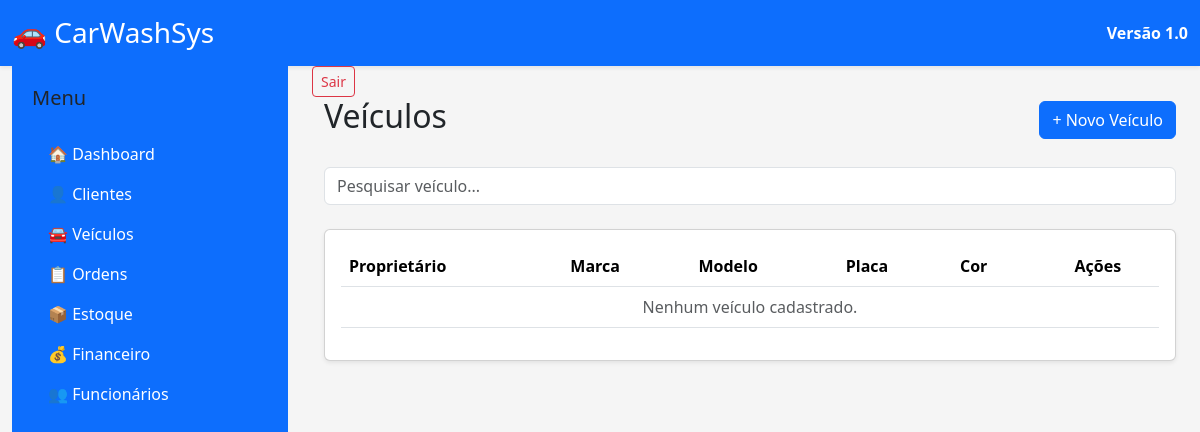
The app's page /veiculos/, older data.
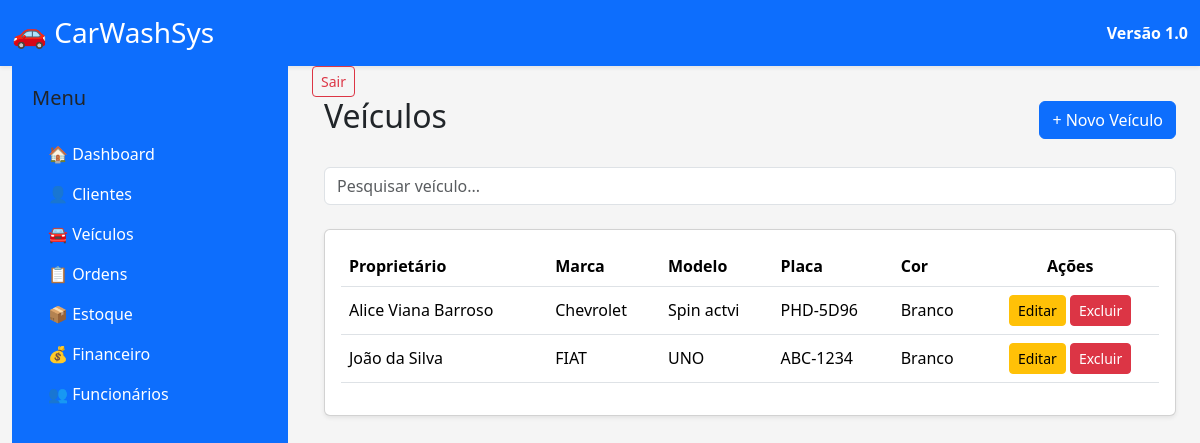
The same page, newer data.
### apps/veiculos/models.py (models this page shows, shortened)
class Veiculo(models.Model):
    cliente = models.ForeignKey(
        Cliente,
        on_delete=models.CASCADE,
        related_name="veiculos",
        verbose_name="Proprietário"
    )
    placa = models.CharField(
        max_length=10,
        unique=True,
    )
    marca = models.CharField(
        max_length=50,
    )
    modelo = models.CharField(
        max_length=50,
    )
    cor = models.CharField(
        max_length=30,
    )
    ano = models.PositiveIntegerField()
    observacoes = models.TextField(
        blank=True,
    )
    ativo = models.BooleanField(
        default=True,
    )

### apps/clientes/models.py (models this page shows, shortened)
class Cliente(models.Model):
    nome = models.CharField(
        max_length=150
    )
    cpf = models.CharField(
        max_length=14,
        unique=True
    )
    telefone = models.CharField(
        max_length=20
    )
    email = models.EmailField(
        blank=True
    )
    endereco = models.CharField(
        max_length=200,
        blank=True
    )
    cidade = models.CharField(
        max_length=100,
        blank=True
    )
    estado = models.CharField(
        max_length=2,
        blank=True
    )
    cep = models.CharField(
        max_length=9,
        blank=True
    )
    observacoes = models.TextField(
        blank=True
    )
    data_cadastro = models.DateTimeField(
        auto_now_add=True
    )
    ativo = models.BooleanField(
        default=True
    )

### apps/veiculos/views.py (the view)
def lista_veiculos(request):
    veiculos = Veiculo.objects.all()
    context = {
        "veiculos": veiculos,
    }
    return render(
        request,
        "veiculos/lista.html",
        context,
    )

### templates/veiculos/lista.html (shortened to what this page needs)
{% extends "base.html" %}
{% block content %}
<div class="container-fluid">
    <div class="d-flex justify-content-between align-items-center mb-4">
        <h2>
            Veículos
        </h2>
        <a
            href="{% url 'novo_veiculo' %}"
            class="btn btn-primary">
            + Novo Veículo
        </a>
    </div>
    <div class="mb-4">
        <input
            type="text"
            class="form-control"
            placeholder="Pesquisar veículo...">
    </div>
    <div class="card shadow-sm">
        <div class="card-body">
            <table class="table table-hover align-middle">
                <thead>
                    <tr>
                        <th>Proprietário</th>
                        <th>Marca</th>
                        <th>Modelo</th>
                        <th>Placa</th>
                        <th>Cor</th>
                        <th class="text-center">Ações</th>
                    </tr>
                </thead>
                <tbody>
                    {% for veiculo in veiculos %}
                    <tr>
                        <td>{{ veiculo.cliente.nome }}</td>
                        <td>{{ veiculo.marca }}</td>
                        <td>{{ veiculo.modelo }}</td>
                        <td>{{ veiculo.placa }}</td>
                        <td>{{ veiculo.cor }}</td>
                        <td class="text-center">
                            <a
                                href="{% url 'editar_veiculo' veiculo.pk %}"
                                class="btn btn-warning btn-sm">
                                Editar
                            </a>
                         <a
                            href="{% url 'excluir_veiculo' veiculo.pk %}"
                            class="btn btn-danger btn-sm">
                                Excluir
                        </a>
                        </td>
                    </tr>
                    {% empty %}
                    <tr>
                        <td colspan="6" class="text-center text-muted">
                            Nenhum veículo cadastrado.
                        </td>
                    </tr>
                    {% endfor %}
                </tbody>
            </table>
        </div>
    </div>
</div>
{% endblock %}

### templates/base.html (shortened to what this page needs)
{% load static %}
<!DOCTYPE html>
<html lang="pt-br">
<head>
    <link
        href="https://cdn.jsdelivr.net/npm/bootstrap@5.3.7/dist/css/bootstrap.min.css"
        rel="stylesheet">
    <link
        rel="stylesheet"
        href="{% static 'css/style.css' %}">
</head>
<body>
    {% include 'components/header.html' %}
    <div class="container-fluid">
        <div class="row">
            <div class="col-md-3">
                {% include 'components/sidebar.html' %}
            </div>
            <div class="col-md-9">
                {% include 'components/navbar.html' %}
                {% block content %}
                {% endblock %}
            </div>
        </div>
    </div>
</body>
</html>

### templates/components/header.html
<header class="bg-primary text-white shadow-sm">
    <div class="container-fluid">
        <div class="d-flex justify-content-between align-items-center py-3">
            <h3 class="m-0">
                🚗 CarWashSys
            </h3>
            <div>
                <strong>Versão 1.0</strong>
            </div>
        </div>
    </div>
</header>

### templates/components/sidebar.html
<div class="sidebar">
    <h5 class="mb-4">
        Menu
    </h5>
    <ul class="nav flex-column">
        <li class="nav-item">
            <a class="nav-link" href="{% url 'dashboard' %}">
                🏠 Dashboard
            </a>
        </li>
        <li class="nav-item">
            <a class="nav-link" href="{% url 'lista_clientes' %}">
                👤 Clientes
            </a>
        </li>
        <li class="nav-item">
            <a class="nav-link" href="{% url 'lista_veiculos' %}">
                🚘 Veículos
            </a>
        </li>
        <li class="nav-item">
            <a class="nav-link" href="{% url 'lista_ordens' %}">
                📋 Ordens
            </a>
        </li>
        <li class="nav-item">
            <a class="nav-link" href="{% url 'lista_estoque' %}">
                📦 Estoque
            </a>
        </li>
        <li class="nav-item">
            <a class="nav-link" href="{% url 'lista_financeiro' %}">
                💰 Financeiro
            </a>
        </li>
        <li class="nav-item">
            <a class="nav-link" href="{% url 'lista_funcionarios' %}">
                👥 Funcionários
            </a>
        </li>
    </ul>
</div>

### templates/components/navbar.html (shortened to what this page needs)
<form method="post" action="{% url 'logout' %}">
    <button
        type="submit"
        class="btn btn-outline-danger btn-sm">
        Sair
    </button>
</form>

### static/css/style.css (style rules this page uses)
body { background: #f5f5f5; font-family: "Segoe UI", Arial, sans-serif; }
.sidebar { min-height: 100vh; background-color: #0d6efd; padding: 20px; }
.sidebar .nav-link { color: white; transition: 0.3s; }

Row changes from the older to the newer data that the page shows:
added Veiculo: cliente.nome "Alice Viana Barroso", marca "Chevrolet", modelo "Spin actvi", placa "PHD-5D96", cor "Branco"
added Veiculo: cliente.nome "João da Silva", marca "FIAT", modelo "UNO", placa "ABC-1234", cor "Branco"
Text that changed along with them:
text no longer shown: "Nenhum veículo cadastrado."
